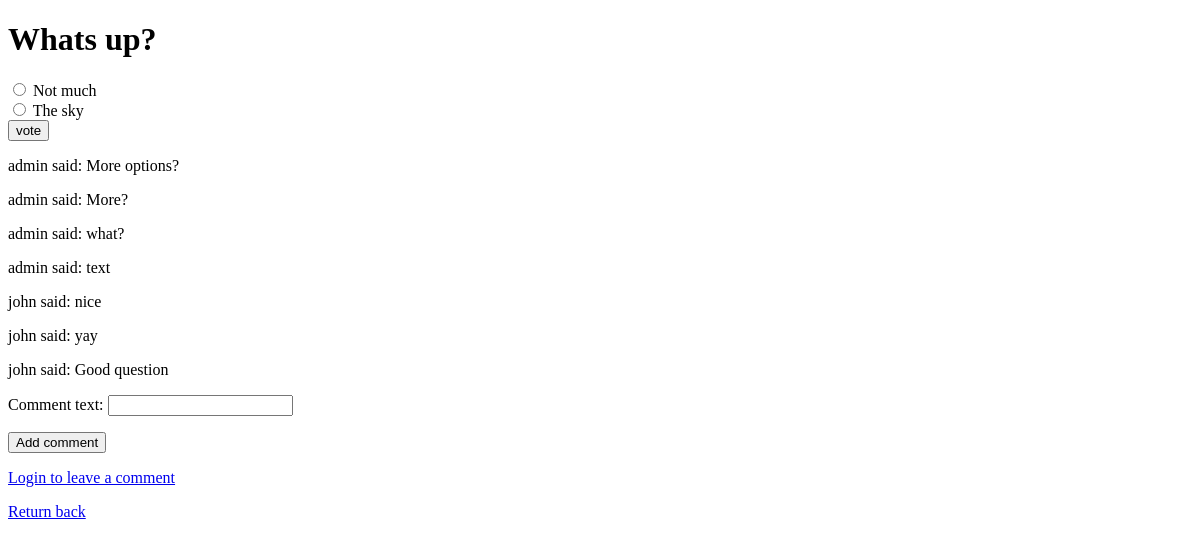
/polls/1/, run on an earlier commit of the app's database.
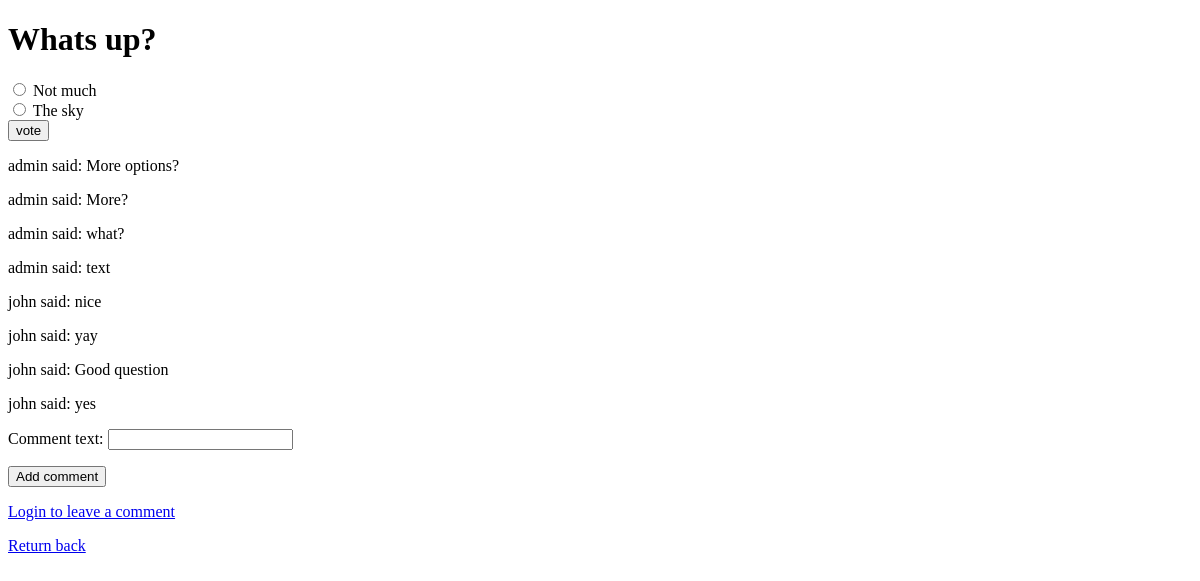
And on a later commit of the database.
### polls/models.py (models this page shows, shortened)
class Question(models.Model):
    question_text = models.CharField(max_length=200)
    pub_date = models.DateTimeField('date published')

class Choice(models.Model):
    question = models.ForeignKey(Question, on_delete=models.CASCADE)
    choice_text = models.CharField(max_length=200)
    votes = models.IntegerField(default=0)

class Comment(models.Model):
    user = models.ForeignKey(User, on_delete=models.CASCADE)
    comment_text = models.CharField(max_length=200)
    question = models.ForeignKey(Question, on_delete=models.CASCADE, default=1)

### polls/views.py (the view, shortened to what this page needs)
# urls.py: path('<int:pk>/', views.DetailView.as_view(), name='detail'),
class DetailView(generic.DetailView):
    model = Question
    template_name ='polls/detail.html'
    def get(self, request, *args, **kwargs):
        question = self.get_object()
        comments = Comment.objects.all()
        sqlq = request.GET.get('search')
        if sqlq:
            comments = Comment.objects.raw("SELECT * FROM Comment WHERE title LIKE '%{}%'".format(sqlq))
        form = CommentForm()
        return render(request, self.template_name, {'question': question, 'comments': comments, 'form': form})

### polls/forms.py
class CommentForm(forms.ModelForm):
    class Meta:
        model = Comment
        fields = ['comment_text']

### polls/templates/polls/detail.html (shortened to what this page needs)
<!doctype html>
<html lang="en-US">
  <head>
  </head>
  <body>
    <h1>{{ question.question_text }}</h1>
    <form action="{% url 'polls:vote' question.id %}" method="post">
      {% for choice in question.choice_set.all %}
        <input type="radio" name="choice" id="choice{{forloop.counter }}" value="{{ choice.id }}">
        <label for="choice{{ forloop.counter }}">{{ choice.choice_text }}</label><br>
      {% endfor %}
      <input type="submit" value="vote">
    </form>
    {% block content %}
     {% for comment in comments %}
      <p>{{ comment.user.username }} said: {{comment.comment_text }}</p>
     {% endfor %}
     <form method="post" action="{% url 'polls:detail' question.id %}">
      {{ form.as_p }}
      <button type="submit">Add comment</button>
     </form>
    {% endblock %}
    <p><a href="{% url 'polls:login' %}">Login to leave a comment</a></p>
    <p><a href="{% url 'polls:index' %}">Return back</a></p>
  </body>
</html>

What changed in the data, as far as the page shows it:
added Comment: user.username "john", comment_text "yes"
